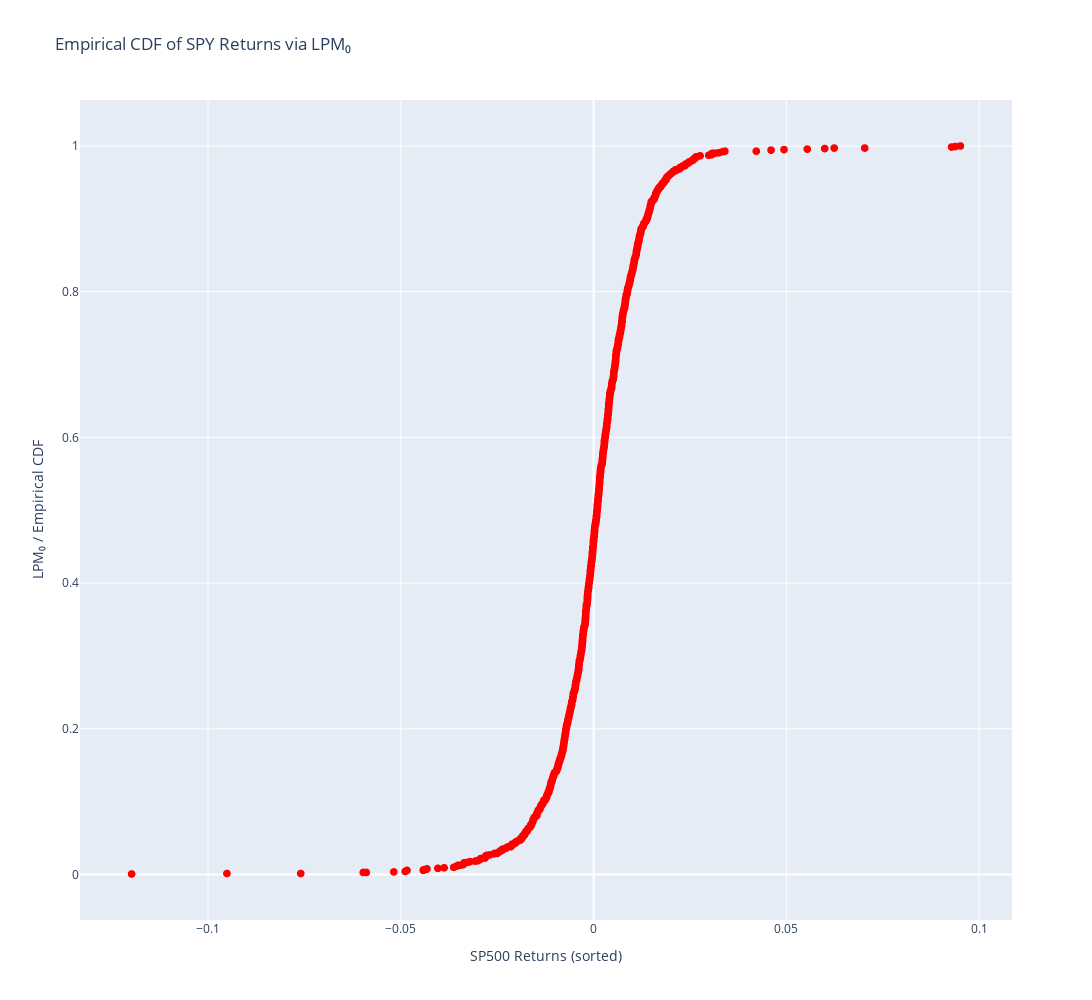

Notebook source saved alongside this figure:
### Code cell
sp500_probabilities = []
for i in sp500_returns:
    prob_value = LPM_torch(degree=0, target=i, variables=sp500_torch, excess_ret=False)
    sp500_probabilities.append(prob_value)


# Create scatter plot with trendline
fig = px.scatter(
    x=np.sort(sp500_returns), 
    y=np.sort(sp500_probabilities),
    width=1500, 
    height=1000,
    labels={
        'x': 'SP500 Returns (sorted)',
        'y': 'LPM₀ / Empirical CDF'
    },
    title='Empirical CDF of SPY Returns via LPM₀'
)

# Optionally add marker style
fig.update_traces(marker=dict(color='red', size=8))

# Show the figure
fig.show()

### Figure 1 — Plotly figure (JSON) as saved in the notebook; plotly's stock layout.template omitted (floating-point values rounded to 4 significant figures; data arrays with more than 128 entries replaced by an {"elided": "..."} marker saying what was removed)
{"data": [{"hovertemplate": "SP500 Returns (sorted)=%{x}<br>LPM₀ / Empirical CDF=%{y}<extra></extra>", "legendgroup": "", "marker": {"color": "red", "size": 8, "symbol": "circle"}, "mode": "markers", "name": "", "showlegend": false, "type": "scattergl", "x": {"elided": "1414 float values"}, "xaxis": "x", "y": {"elided": "1414 float values"}, "yaxis": "y"}], "layout": {"height": 1000, "legend": {"tracegroupgap": 0}, "title": {"text": "Empirical CDF of SPY Returns via LPM₀"}, "width": 1500, "xaxis": {"anchor": "y", "domain": [0, 1], "title": {"text": "SP500 Returns (sorted)"}}, "yaxis": {"anchor": "x", "domain": [0, 1], "title": {"text": "LPM₀ / Empirical CDF"}}}}
